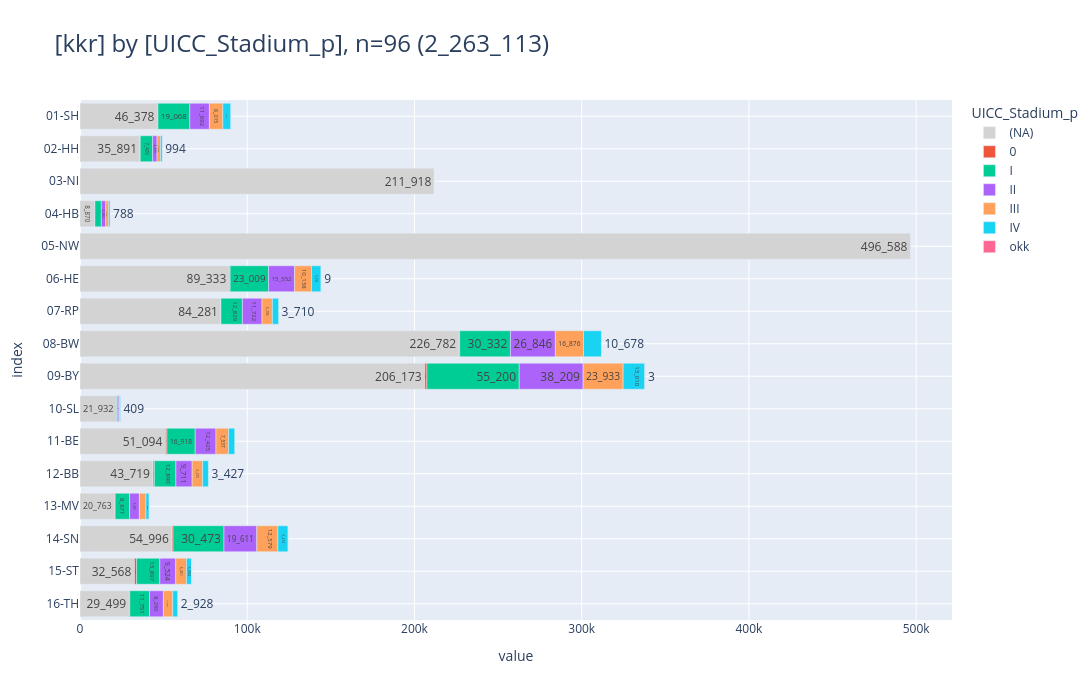
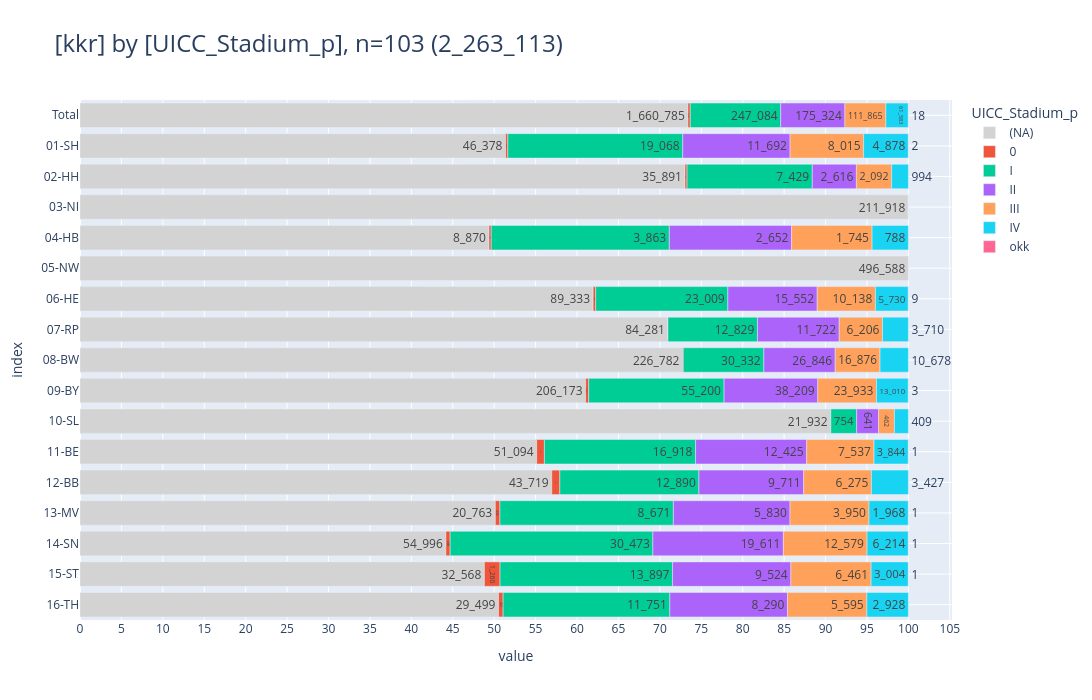

These figures' notebook cell, in order:
### Markdown cell above
<br>

### <a id='toc1_7_1_'></a>[UICC (p)](#toc0_)
- **Filter: `DJ` = 2020-2024, `DCO` = N, `ICD10` nur solide Tumoren** (_solide Tumoren_ schliesst folgende Diagnosen _aus_: C44, C70-C72, C76-C97, alle D)
- nach den absoluten Werten ist auch die relative Verteilung gegeben unter Ausschluss der hohen Zahl an UICC missings
- die Variable wird in den meisten kkr selbst gebildet. Für GTDS Länder ist dafür ein Standard definiert  

> 💡 `NI`: _"UICC-Stadium: In Tristan ist die Implementierung zur automatisierten Ermittlung des UICC-Stadiums ausstehend. Bis zur Umsetzung der Implementierung wird das KKN **keine gesonderte Berechnung** des UICC-Stadiums vornehmen, liefert aber die Werte, die gemeldet worden sind"_  

> 💡 `HH`: _"Komplett fehlende UICC-Stadien: Teilweise bei uns unter **weitere Klassifikationen** zu finden und erst ab 2023 in einem eigenen Feld. UICC nach TNM-8 ist noch nicht vollständig in unserer Datenbank berechnet."_

### Code cell
_tu=show_vars(2, grouper_reg.KKR.value, show=False, filter=FILTER_DY_SOLID_NO_DCO)
_=pls.plot_stacked_bars(_tu, swap=False, orientation='h', show_total=False, relative=False, height=700, dropna=False,)
_=pls.plot_stacked_bars(_tu, swap=False, orientation='h', show_total=True, relative=True, height=700, dropna=False, )

### Figure 1 — Plotly figure (JSON) as saved in the notebook; plotly's stock layout.template omitted (floating-point values rounded to 4 significant figures)
{"data": [{"hovertemplate": "col=(NA)<br>value=%{x}<br>index=%{y}<br>cnt_str=%{text}<extra></extra>", "legendgroup": "(NA)", "marker": {"color": "lightgray", "pattern": {"shape": ""}}, "name": "(NA)", "orientation": "h", "showlegend": true, "text": ["46_378", "35_891", "211_918", "8_870", "496_588", "89_333", "84_281", "226_782", "206_173", "21_932", "51_094", "43_719", "20_763", "54_996", "32_568", "29_499"], "textposition": "auto", "type": "bar", "x": [46378, 35891, 211918, 8870, 496588, 89333, 84281, 226782, 206173, 21932, 51094, 43719, 20763, 54996, 32568, 29499], "xaxis": "x", "y": ["01-SH", "02-HH", "03-NI", "04-HB", "05-NW", "06-HE", "07-RP", "08-BW", "09-BY", "10-SL", "11-BE", "12-BB", "13-MV", "14-SN", "15-ST", "16-TH"], "yaxis": "y"}, {"hovertemplate": "col=0<br>value=%{x}<br>index=%{y}<br>cnt_str=%{text}<extra></extra>", "legendgroup": "0", "marker": {"color": "#EF553B", "pattern": {"shape": ""}}, "name": "0", "orientation": "h", "showlegend": true, "text": ["240", "124", "48", "446", "4", "265", "1_257", "5", "865", "749", "232", "638", "1_260", "321"], "textposition": "auto", "type": "bar", "x": [240, 124, 48, 446, 4, 265, 1257, 5, 865, 749, 232, 638, 1260, 321], "xaxis": "x", "y": ["01-SH", "02-HH", "04-HB", "06-HE", "07-RP", "08-BW", "09-BY", "10-SL", "11-BE", "12-BB", "13-MV", "14-SN", "15-ST", "16-TH"], "yaxis": "y"}, {"hovertemplate": "col=I<br>value=%{x}<br>index=%{y}<br>cnt_str=%{text}<extra></extra>", "legendgroup": "I", "marker": {"color": "#00CC96", "pattern": {"shape": ""}}, "name": "I", "orientation": "h", "showlegend": true, "text": ["19_068", "7_429", "3_863", "23_009", "12_829", "30_332", "55_200", "754", "16_918", "12_890", "8_671", "30_473", "13_897", "11_751"], "textposition": "auto", "type": "bar", "x": [19068, 7429, 3863, 23009, 12829, 30332, 55200, 754, 16918, 12890, 8671, 30473, 13897, 11751], "xaxis": "x", "y": ["01-SH", "02-HH", "04-HB", "06-HE", "07-RP", "08-BW", "09-BY", "10-SL", "11-BE", "12-BB", "13-MV", "14-SN", "15-ST", "16-TH"], "yaxis": "y"}, {"hovertemplate": "col=II<br>value=%{x}<br>index=%{y}<br>cnt_str=%{text}<extra></extra>", "legendgroup": "II", "marker": {"color": "#AB63FA", "pattern": {"shape": ""}}, "name": "II", "orientation": "h", "showlegend": true, "text": ["11_692", "2_616", "3", "2_652", "15_552", "11_722", "26_846", "38_209", "641", "12_425", "9_711", "5_830", "19_611", "9_524", "8_290"], "textposition": "auto", "type": "bar", "x": [11692, 2616, 3, 2652, 15552, 11722, 26846, 38209, 641, 12425, 9711, 5830, 19611, 9524, 8290], "xaxis": "x", "y": ["01-SH", "02-HH", "03-NI", "04-HB", "06-HE", "07-RP", "08-BW", "09-BY", "10-SL", "11-BE", "12-BB", "13-MV", "14-SN", "15-ST", "16-TH"], "yaxis": "y"}, {"hovertemplate": "col=III<br>value=%{x}<br>index=%{y}<br>cnt_str=%{text}<extra></extra>", "legendgroup": "III", "marker": {"color": "#FFA15A", "pattern": {"shape": ""}}, "name": "III", "orientation": "h", "showlegend": true, "text": ["8_015", "2_092", "1", "1_745", "10_138", "6_206", "16_876", "23_933", "462", "7_537", "6_275", "3_950", "12_579", "6_461", "5_595"], "textposition": "auto", "type": "bar", "x": [8015, 2092, 1, 1745, 10138, 6206, 16876, 23933, 462, 7537, 6275, 3950, 12579, 6461, 5595], "xaxis": "x", "y": ["01-SH", "02-HH", "03-NI", "04-HB", "06-HE", "07-RP", "08-BW", "09-BY", "10-SL", "11-BE", "12-BB", "13-MV", "14-SN", "15-ST", "16-TH"], "yaxis": "y"}, {"hovertemplate": "col=IV<br>value=%{x}<br>index=%{y}<br>cnt_str=%{text}<extra></extra>", "legendgroup": "IV", "marker": {"color": "#19D3F3", "pattern": {"shape": ""}}, "name": "IV", "orientation": "h", "showlegend": true, "text": ["4_878", "994", "1", "788", "5_730", "3_710", "10_678", "13_010", "409", "3_844", "3_427", "1_968", "6_214", "3_004", "2_928"], "textposition": "auto", "type": "bar", "x": [4878, 994, 1, 788, 5730, 3710, 10678, 13010, 409, 3844, 3427, 1968, 6214, 3004, 2928], "xaxis": "x", "y": ["01-SH", "02-HH", "03-NI", "04-HB", "06-HE", "07-RP", "08-BW", "09-BY", "10-SL", "11-BE", "12-BB", "13-MV", "14-SN", "15-ST", "16-TH"], "yaxis": "y"}, {"hovertemplate": "col=okk<br>value=%{x}<br>index=%{y}<br>cnt_str=%{text}<extra></extra>", "legendgroup": "okk", "marker": {"color": "#FF6692", "pattern": {"shape": ""}}, "name": "okk", "orientation": "h", "showlegend": true, "text": ["2", "9", "3", "1", "1", "1", "1"], "textposition": "auto", "type": "bar", "x": [2, 9, 3, 1, 1, 1, 1], "xaxis": "x", "y": ["01-SH", "06-HE", "09-BY", "11-BE", "13-MV", "14-SN", "15-ST"], "yaxis": "y"}], "layout": {"barmode": "relative", "height": 700, "legend": {"title": {"text": "UICC_Stadium_p"}, "tracegroupgap": 0, "traceorder": "normal"}, "title": {"font": {"size": 24}, "text": "[kkr] by [UICC_Stadium_p], n=96 (2_263_113)", "xanchor": "left", "y": 0.95, "yanchor": "top"}, "width": 1600, "xaxis": {"anchor": "y", "domain": [0, 1], "gridwidth": 1, "range": [0, 521400.0], "showgrid": true, "title": {"text": "value"}}, "yaxis": {"anchor": "x", "categoryarray": ["16-TH", "15-ST", "14-SN", "13-MV", "12-BB", "11-BE", "10-SL", "09-BY", "08-BW", "07-RP", "06-HE", "05-NW", "04-HB", "03-NI", "02-HH", "01-SH"], "categoryorder": "array", "domain": [0, 1], "gridwidth": 1, "showgrid": true, "title": {"text": "index"}}}}

### Figure 2 — Plotly figure (JSON) as saved in the notebook; plotly's stock layout.template omitted (floating-point values rounded to 4 significant figures)
{"data": [{"hovertemplate": "col=(NA)<br>value=%{x}<br>index=%{y}<br>cnt_str=%{text}<extra></extra>", "legendgroup": "(NA)", "marker": {"color": "lightgray", "pattern": {"shape": ""}}, "name": "(NA)", "orientation": "h", "showlegend": true, "text": ["1_660_785", "46_378", "35_891", "211_918", "8_870", "496_588", "89_333", "84_281", "226_782", "206_173", "21_932", "51_094", "43_719", "20_763", "54_996", "32_568", "29_499"], "textposition": "auto", "type": "bar", "x": [1660785, 46378, 35891, 211918, 8870, 496588, 89333, 84281, 226782, 206173, 21932, 51094, 43719, 20763, 54996, 32568, 29499], "xaxis": "x", "y": [" Total", "01-SH", "02-HH", "03-NI", "04-HB", "05-NW", "06-HE", "07-RP", "08-BW", "09-BY", "10-SL", "11-BE", "12-BB", "13-MV", "14-SN", "15-ST", "16-TH"], "yaxis": "y"}, {"hovertemplate": "col=0<br>value=%{x}<br>index=%{y}<br>cnt_str=%{text}<extra></extra>", "legendgroup": "0", "marker": {"color": "#EF553B", "pattern": {"shape": ""}}, "name": "0", "orientation": "h", "showlegend": true, "text": ["6_454", "240", "124", "48", "446", "4", "265", "1_257", "5", "865", "749", "232", "638", "1_260", "321"], "textposition": "auto", "type": "bar", "x": [6454, 240, 124, 48, 446, 4, 265, 1257, 5, 865, 749, 232, 638, 1260, 321], "xaxis": "x", "y": [" Total", "01-SH", "02-HH", "04-HB", "06-HE", "07-RP", "08-BW", "09-BY", "10-SL", "11-BE", "12-BB", "13-MV", "14-SN", "15-ST", "16-TH"], "yaxis": "y"}, {"hovertemplate": "col=I<br>value=%{x}<br>index=%{y}<br>cnt_str=%{text}<extra></extra>", "legendgroup": "I", "marker": {"color": "#00CC96", "pattern": {"shape": ""}}, "name": "I", "orientation": "h", "showlegend": true, "text": ["247_084", "19_068", "7_429", "3_863", "23_009", "12_829", "30_332", "55_200", "754", "16_918", "12_890", "8_671", "30_473", "13_897", "11_751"], "textposition": "auto", "type": "bar", "x": [247084, 19068, 7429, 3863, 23009, 12829, 30332, 55200, 754, 16918, 12890, 8671, 30473, 13897, 11751], "xaxis": "x", "y": [" Total", "01-SH", "02-HH", "04-HB", "06-HE", "07-RP", "08-BW", "09-BY", "10-SL", "11-BE", "12-BB", "13-MV", "14-SN", "15-ST", "16-TH"], "yaxis": "y"}, {"hovertemplate": "col=II<br>value=%{x}<br>index=%{y}<br>cnt_str=%{text}<extra></extra>", "legendgroup": "II", "marker": {"color": "#AB63FA", "pattern": {"shape": ""}}, "name": "II", "orientation": "h", "showlegend": true, "text": ["175_324", "11_692", "2_616", "3", "2_652", "15_552", "11_722", "26_846", "38_209", "641", "12_425", "9_711", "5_830", "19_611", "9_524", "8_290"], "textposition": "auto", "type": "bar", "x": [175324, 11692, 2616, 3, 2652, 15552, 11722, 26846, 38209, 641, 12425, 9711, 5830, 19611, 9524, 8290], "xaxis": "x", "y": [" Total", "01-SH", "02-HH", "03-NI", "04-HB", "06-HE", "07-RP", "08-BW", "09-BY", "10-SL", "11-BE", "12-BB", "13-MV", "14-SN", "15-ST", "16-TH"], "yaxis": "y"}, {"hovertemplate": "col=III<br>value=%{x}<br>index=%{y}<br>cnt_str=%{text}<extra></extra>", "legendgroup": "III", "marker": {"color": "#FFA15A", "pattern": {"shape": ""}}, "name": "III", "orientation": "h", "showlegend": true, "text": ["111_865", "8_015", "2_092", "1", "1_745", "10_138", "6_206", "16_876", "23_933", "462", "7_537", "6_275", "3_950", "12_579", "6_461", "5_595"], "textposition": "auto", "type": "bar", "x": [111865, 8015, 2092, 1, 1745, 10138, 6206, 16876, 23933, 462, 7537, 6275, 3950, 12579, 6461, 5595], "xaxis": "x", "y": [" Total", "01-SH", "02-HH", "03-NI", "04-HB", "06-HE", "07-RP", "08-BW", "09-BY", "10-SL", "11-BE", "12-BB", "13-MV", "14-SN", "15-ST", "16-TH"], "yaxis": "y"}, {"hovertemplate": "col=IV<br>value=%{x}<br>index=%{y}<br>cnt_str=%{text}<extra></extra>", "legendgroup": "IV", "marker": {"color": "#19D3F3", "pattern": {"shape": ""}}, "name": "IV", "orientation": "h", "showlegend": true, "text": ["61_583", "4_878", "994", "1", "788", "5_730", "3_710", "10_678", "13_010", "409", "3_844", "3_427", "1_968", "6_214", "3_004", "2_928"], "textposition": "auto", "type": "bar", "x": [61583, 4878, 994, 1, 788, 5730, 3710, 10678, 13010, 409, 3844, 3427, 1968, 6214, 3004, 2928], "xaxis": "x", "y": [" Total", "01-SH", "02-HH", "03-NI", "04-HB", "06-HE", "07-RP", "08-BW", "09-BY", "10-SL", "11-BE", "12-BB", "13-MV", "14-SN", "15-ST", "16-TH"], "yaxis": "y"}, {"hovertemplate": "col=okk<br>value=%{x}<br>index=%{y}<br>cnt_str=%{text}<extra></extra>", "legendgroup": "okk", "marker": {"color": "#FF6692", "pattern": {"shape": ""}}, "name": "okk", "orientation": "h", "showlegend": true, "text": ["18", "2", "9", "3", "1", "1", "1", "1"], "textposition": "auto", "type": "bar", "x": [18, 2, 9, 3, 1, 1, 1, 1], "xaxis": "x", "y": [" Total", "01-SH", "06-HE", "09-BY", "11-BE", "13-MV", "14-SN", "15-ST"], "yaxis": "y"}], "layout": {"barmode": "relative", "barnorm": "percent", "height": 700, "legend": {"title": {"text": "UICC_Stadium_p"}, "tracegroupgap": 0, "traceorder": "normal"}, "title": {"font": {"size": 24}, "text": "[kkr] by [UICC_Stadium_p], n=103 (2_263_113)", "xanchor": "left", "y": 0.95, "yanchor": "top"}, "width": 1600, "xaxis": {"anchor": "y", "domain": [0, 1], "dtick": 5, "gridwidth": 1, "showgrid": true, "title": {"text": "value"}}, "yaxis": {"anchor": "x", "categoryarray": ["16-TH", "15-ST", "14-SN", "13-MV", "12-BB", "11-BE", "10-SL", "09-BY", "08-BW", "07-RP", "06-HE", "05-NW", "04-HB", "03-NI", "02-HH", "01-SH", " Total"], "categoryorder": "array", "domain": [0, 1], "gridwidth": 1, "showgrid": true, "title": {"text": "index"}}}}
